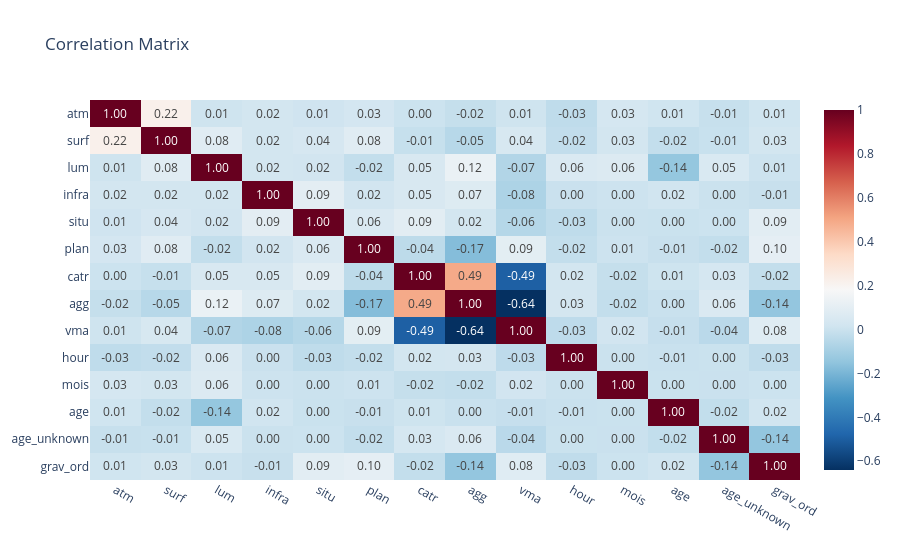

Notebook cell for this chart:
### Code cell
fig = px.imshow(
    corr,
    text_auto=".2f",
    aspect="auto",
    color_continuous_scale="RdBu_r",
    title="Correlation Matrix"
)
fig.show()

### Figure 1 — Plotly figure (JSON) as saved in the notebook; plotly's stock layout.template omitted (floating-point values rounded to 4 significant figures; data arrays with more than 128 entries replaced by an {"elided": "..."} marker saying what was removed)
{"data": [{"coloraxis": "coloraxis", "hovertemplate": "x: %{x}<br>y: %{y}<br>color: %{z}<extra></extra>", "name": "0", "texttemplate": "%{z:.2f}", "type": "heatmap", "x": ["atm", "surf", "lum", "infra", "situ", "plan", "catr", "agg", "vma", "hour", "mois", "age", "age_unknown", "grav_ord"], "xaxis": "x", "y": ["atm", "surf", "lum", "infra", "situ", "plan", "catr", "agg", "vma", "hour", "mois", "age", "age_unknown", "grav_ord"], "yaxis": "y", "z": {"elided": "14x14 float values"}}], "layout": {"coloraxis": {"autocolorscale": false, "colorscale": [[0, "rgb(5,48,97)"], [0.1, "rgb(33,102,172)"], [0.2, "rgb(67,147,195)"], [0.3, "rgb(146,197,222)"], [0.4, "rgb(209,229,240)"], [0.5, "rgb(247,247,247)"], [0.6, "rgb(253,219,199)"], [0.7, "rgb(244,165,130)"], [0.8, "rgb(214,96,77)"], [0.9, "rgb(178,24,43)"], [1, "rgb(103,0,31)"]]}, "title": {"text": "Correlation Matrix"}, "xaxis": {"anchor": "y", "domain": [0, 1]}, "yaxis": {"anchor": "x", "autorange": "reversed", "domain": [0, 1]}}}
